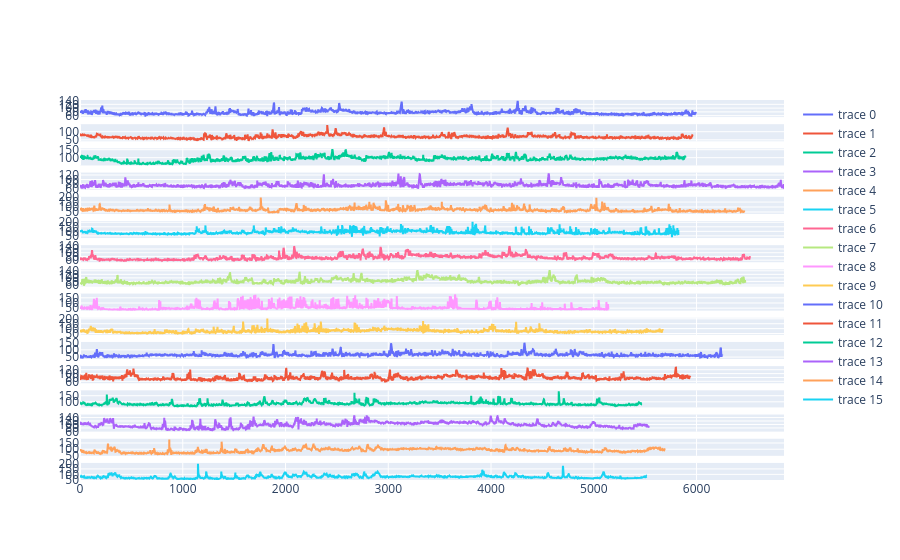

This figure's notebook cell:
### Code cell
m = len(hrs)

fig = make_subplots(rows = m, cols = 1, shared_xaxes=True)

for i in range(m):
    fig.add_trace(
        go.Scatter(y=hrs[i]),
        row=i+1, col=1
    )

fig.show()

### Figure 1 — Plotly figure (JSON) as saved in the notebook; plotly's stock layout.template omitted (floating-point values rounded to 4 significant figures; data arrays with more than 128 entries replaced by an {"elided": "..."} marker saying what was removed)
{"data": [{"type": "scatter", "xaxis": "x", "y": {"elided": "5994 float values"}, "yaxis": "y"}, {"type": "scatter", "xaxis": "x2", "y": {"elided": "5963 float values"}, "yaxis": "y2"}, {"type": "scatter", "xaxis": "x3", "y": {"elided": "5893 float values"}, "yaxis": "y3"}, {"type": "scatter", "xaxis": "x4", "y": {"elided": "6852 float values"}, "yaxis": "y4"}, {"type": "scatter", "xaxis": "x5", "y": {"elided": "6467 float values"}, "yaxis": "y5"}, {"type": "scatter", "xaxis": "x6", "y": {"elided": "5830 float values"}, "yaxis": "y6"}, {"type": "scatter", "xaxis": "x7", "y": {"elided": "6521 float values"}, "yaxis": "y7"}, {"type": "scatter", "xaxis": "x8", "y": {"elided": "6476 float values"}, "yaxis": "y8"}, {"type": "scatter", "xaxis": "x9", "y": {"elided": "5143 float values"}, "yaxis": "y9"}, {"type": "scatter", "xaxis": "x10", "y": {"elided": "5673 float values"}, "yaxis": "y10"}, {"type": "scatter", "xaxis": "x11", "y": {"elided": "6251 float values"}, "yaxis": "y11"}, {"type": "scatter", "xaxis": "x12", "y": {"elided": "5939 float values"}, "yaxis": "y12"}, {"type": "scatter", "xaxis": "x13", "y": {"elided": "5469 float values"}, "yaxis": "y13"}, {"type": "scatter", "xaxis": "x14", "y": {"elided": "5540 float values"}, "yaxis": "y14"}, {"type": "scatter", "xaxis": "x15", "y": {"elided": "5693 float values"}, "yaxis": "y15"}, {"type": "scatter", "xaxis": "x16", "y": {"elided": "5514 float values"}, "yaxis": "y16"}], "layout": {"xaxis": {"anchor": "y", "domain": [0, 1], "matches": "x16", "showticklabels": false}, "xaxis10": {"anchor": "y10", "domain": [0, 1], "matches": "x16", "showticklabels": false}, "xaxis11": {"anchor": "y11", "domain": [0, 1], "matches": "x16", "showticklabels": false}, "xaxis12": {"anchor": "y12", "domain": [0, 1], "matches": "x16", "showticklabels": false}, "xaxis13": {"anchor": "y13", "domain": [0, 1], "matches": "x16", "showticklabels": false}, "xaxis14": {"anchor": "y14", "domain": [0, 1], "matches": "x16", "showticklabels": false}, "xaxis15": {"anchor": "y15", "domain": [0, 1], "matches": "x16", "showticklabels": false}, "xaxis16": {"anchor": "y16", "domain": [0, 1]}, "xaxis2": {"anchor": "y2", "domain": [0, 1], "matches": "x16", "showticklabels": false}, "xaxis3": {"anchor": "y3", "domain": [0, 1], "matches": "x16", "showticklabels": false}, "xaxis4": {"anchor": "y4", "domain": [0, 1], "matches": "x16", "showticklabels": false}, "xaxis5": {"anchor": "y5", "domain": [0, 1], "matches": "x16", "showticklabels": false}, "xaxis6": {"anchor": "y6", "domain": [0, 1], "matches": "x16", "showticklabels": false}, "xaxis7": {"anchor": "y7", "domain": [0, 1], "matches": "x16", "showticklabels": false}, "xaxis8": {"anchor": "y8", "domain": [0, 1], "matches": "x16", "showticklabels": false}, "xaxis9": {"anchor": "y9", "domain": [0, 1], "matches": "x16", "showticklabels": false}, "yaxis": {"anchor": "x", "domain": [0.9551, 1]}, "yaxis10": {"anchor": "x10", "domain": [0.382, 0.427]}, "yaxis11": {"anchor": "x11", "domain": [0.3184, 0.3633]}, "yaxis12": {"anchor": "x12", "domain": [0.2547, 0.2996]}, "yaxis13": {"anchor": "x13", "domain": [0.191, 0.2359]}, "yaxis14": {"anchor": "x14", "domain": [0.1273, 0.1723]}, "yaxis15": {"anchor": "x15", "domain": [0.06367, 0.1086]}, "yaxis16": {"anchor": "x16", "domain": [0, 0.04492]}, "yaxis2": {"anchor": "x2", "domain": [0.8914, 0.9363]}, "yaxis3": {"anchor": "x3", "domain": [0.8277, 0.8727]}, "yaxis4": {"anchor": "x4", "domain": [0.7641, 0.809]}, "yaxis5": {"anchor": "x5", "domain": [0.7004, 0.7453]}, "yaxis6": {"anchor": "x6", "domain": [0.6367, 0.6816]}, "yaxis7": {"anchor": "x7", "domain": [0.573, 0.618]}, "yaxis8": {"anchor": "x8", "domain": [0.5094, 0.5543]}, "yaxis9": {"anchor": "x9", "domain": [0.4457, 0.4906]}}}
